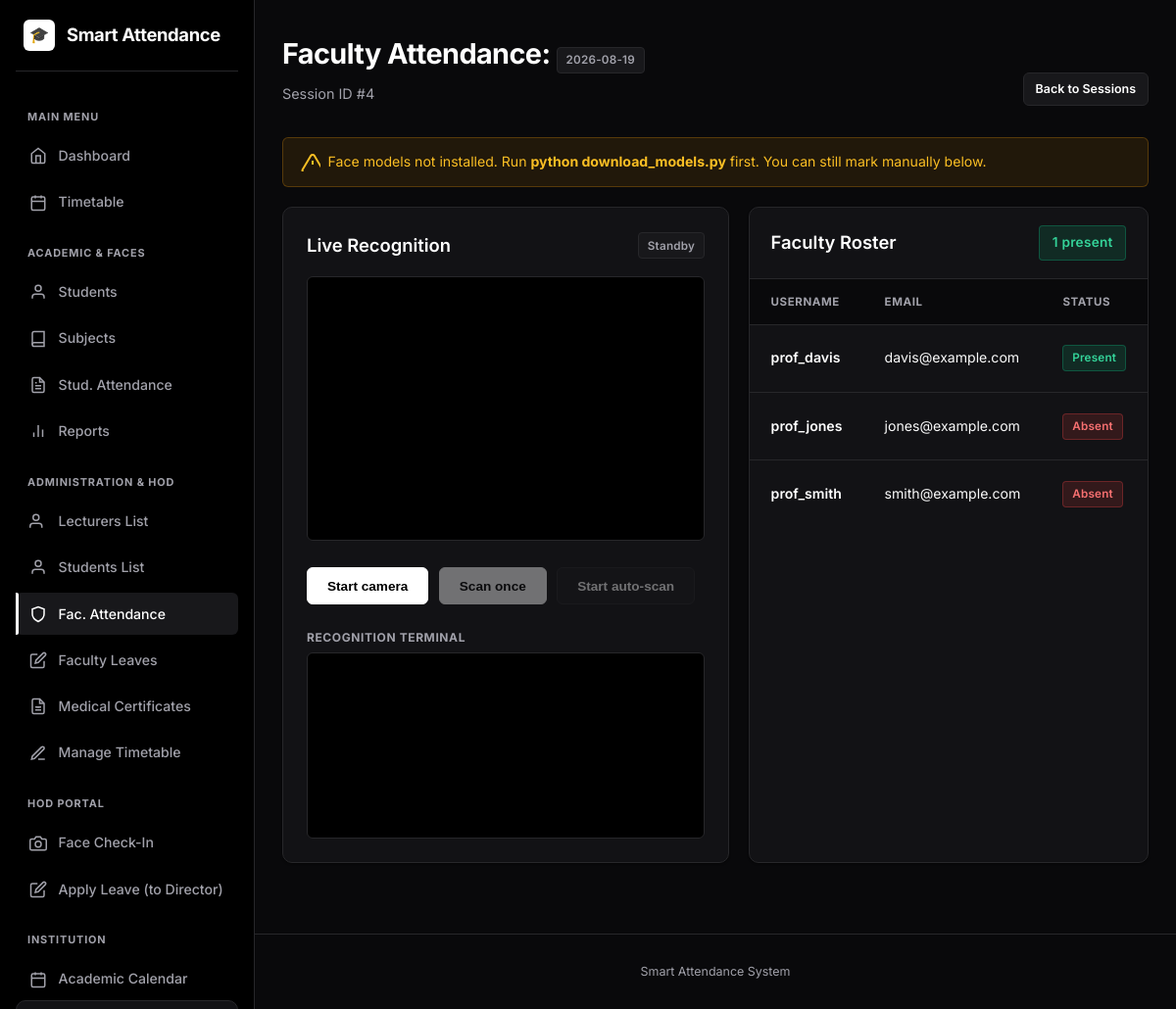
Page /director/faculty-attendance/4/take (signed in) on the earlier database version.
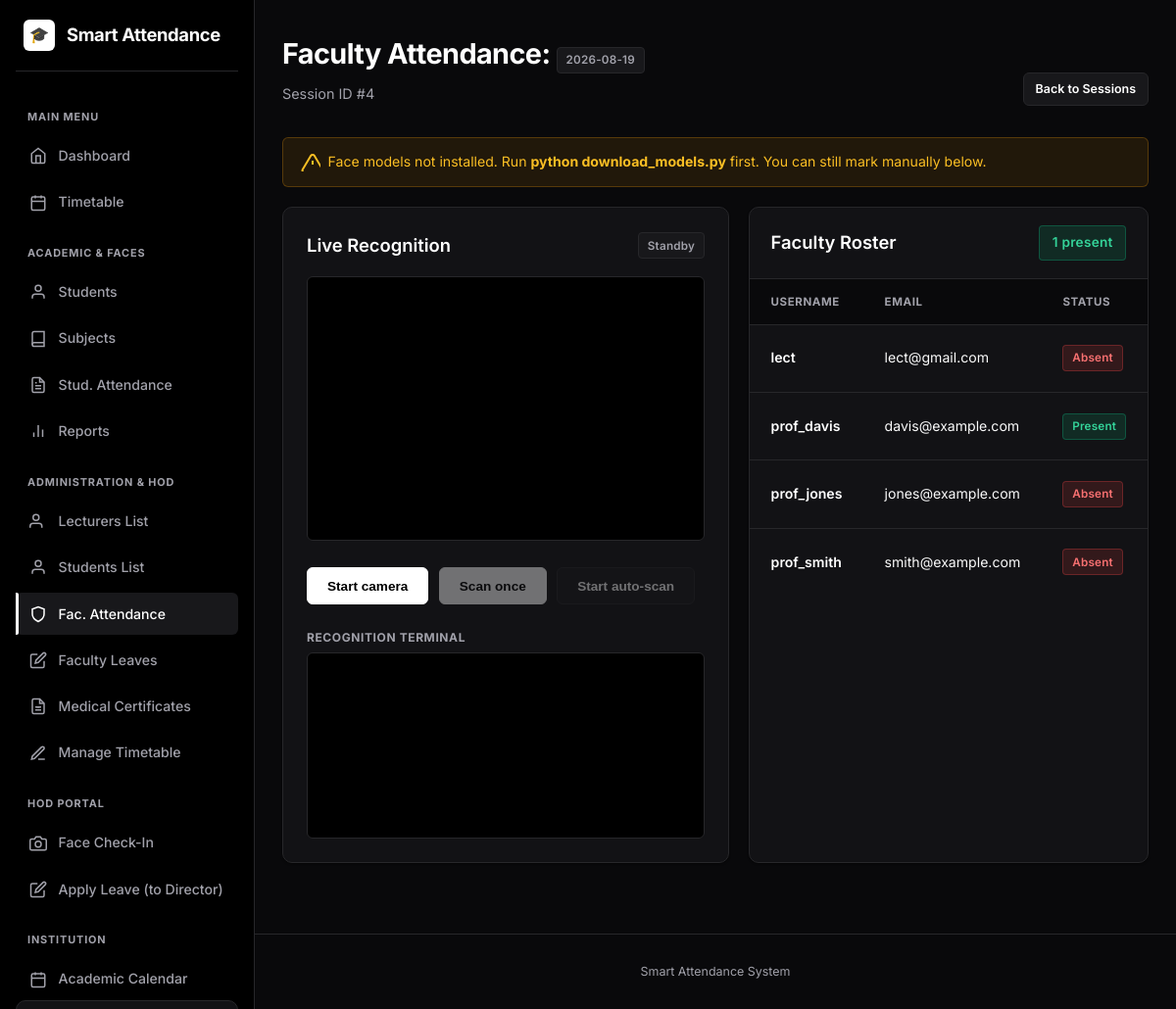
Same page on the later database version.
### models.py (models this page shows, shortened)
class User(UserMixin, db.Model):
    __tablename__ = "users"
    id = db.Column(db.Integer, primary_key=True)
    username = db.Column(db.String(80), unique=True, nullable=False, index=True)
    email = db.Column(db.String(120), unique=True, nullable=False)
    password_hash = db.Column(db.String(255), nullable=False)
    role = db.Column(db.String(20), nullable=False, default=ROLE_STUDENT)
    department = db.Column(db.String(80), default="")
    created_at = db.Column(db.DateTime, default=datetime.utcnow)
    student_id = db.Column(db.Integer, db.ForeignKey("students.id"), nullable=True)
    student = db.relationship("Student", backref=db.backref("user", uselist=False))
    face_samples = db.relationship(
        "FaceSample", backref="user", cascade="all, delete-orphan"
    )

### blueprints/director.py (the view)
@director_bp.route("/faculty-attendance/<int:session_id>/take")
@login_required
@director_required
def take_faculty_attendance(session_id):
    session = FacultyAttendanceSession.query.get_or_404(session_id)
    if current_user.role == 'hod' and current_user.department:
        faculties = User.query.filter_by(role=ROLE_FACULTY, department=current_user.department).order_by(User.username).all()
    else:
        faculties = User.query.filter_by(role=ROLE_FACULTY).order_by(User.username).all()
    present_ids = {a.faculty_id for a in session.records if a.status == "present"}
    return render_template("director/take_faculty_attendance.html",
                           session=session, faculties=faculties, present_ids=present_ids,
                           engine_ready=engine.available)

### face_engine.py (called while the page is built)
    @property
    def available(self):
        return os.path.exists(self.yunet_path) and os.path.exists(self.sface_path)

### templates/director/take_faculty_attendance.html (shortened to what this page needs)
{% extends "base.html" %}
{% block content %}
<div style="display:flex; justify-content:space-between; align-items:flex-end; margin-bottom: 2rem;">
  <div>
    <h1>Faculty Attendance: <span class="badge badge-muted">{{ session.session_date }}</span></h1>
    <p class="subtitle" style="margin-bottom:0;">Session ID #{{ session.id }}</p>
  </div>
  <a href="{{ url_for('director.faculty_attendance_index') }}" class="btn btn-secondary btn-sm">Back to Sessions</a>
</div>
{% if not engine_ready %}
<div class="warn-banner">
  <svg width="20" height="20" fill="none" stroke="currentColor" stroke-width="2"><path d="M10.29 3.86L1.82 18a2 2 0 0 0 1.71 3h16.94a2 2 0 0 0 1.71-3L13.71 3.86a2 2 0 0 0-3.42 0z"></path><line x1="12" y1="9" x2="12" y2="13"></line><line x1="12" y1="17" x2="12.01" y2="17"></line></svg>
  <span>Face models not installed. Run <strong>python download_models.py</strong> first. You can still mark manually below.</span>
</div>
{% endif %}
<div class="cam-col">
  <div class="card">
    <div style="display:flex; align-items:center; justify-content:space-between; margin-bottom:1rem;">
      <h2 style="margin:0;">Live Recognition</h2>
      <span class="badge badge-muted" id="cam-badge">Standby</span>
    </div>
    <video id="video" width="360" height="270" autoplay playsinline></video>
    <div class="btn-row">
      <button class="btn" id="start-cam" type="button">Start camera</button>
      <button class="btn" id="scan-once" type="button" disabled>Scan once</button>
      <button class="btn btn-secondary" id="auto-scan" type="button" disabled>Start auto-scan</button>
    </div>
    <label style="margin-top:1.5rem;">Recognition Terminal</label>
    <div id="log" class="log"></div>
  </div>
  <div class="card card-table">
    <div class="card-table-header">
      <h2>Faculty Roster</h2>
      <span id="present-count" class="badge badge-yes" style="font-size:0.85rem; padding:0.4rem 0.8rem;">{{ present_ids|length }} present</span>
    </div>
    <div class="table-responsive">
      <table>
        <thead>
          <tr>
            <th>Username</th>
            <th>Email</th>
            <th>Status</th>
          </tr>
        </thead>
        <tbody>
          {% for faculty in faculties %}
          {% set is_present = faculty.id in present_ids %}
          <tr id="row-{{ faculty.id }}">
            <td style="font-weight:600; color:#fff;">{{ faculty.username }}</td>
            <td>{{ faculty.email }}</td>
            <td class="status">
              {% if is_present %}
              <span class="badge badge-yes">Present</span>
              {% else %}
              <span class="badge badge-no">Absent</span>
              {% endif %}
            </td>
          </tr>
          {% endfor %}
        </tbody>
      </table>
    </div>
  </div>
</div>
{% endblock %}

Differences in the rows shown:
now on this page (row edited): User: username "lect", email "lect@gmail.com", shows "Absent"
